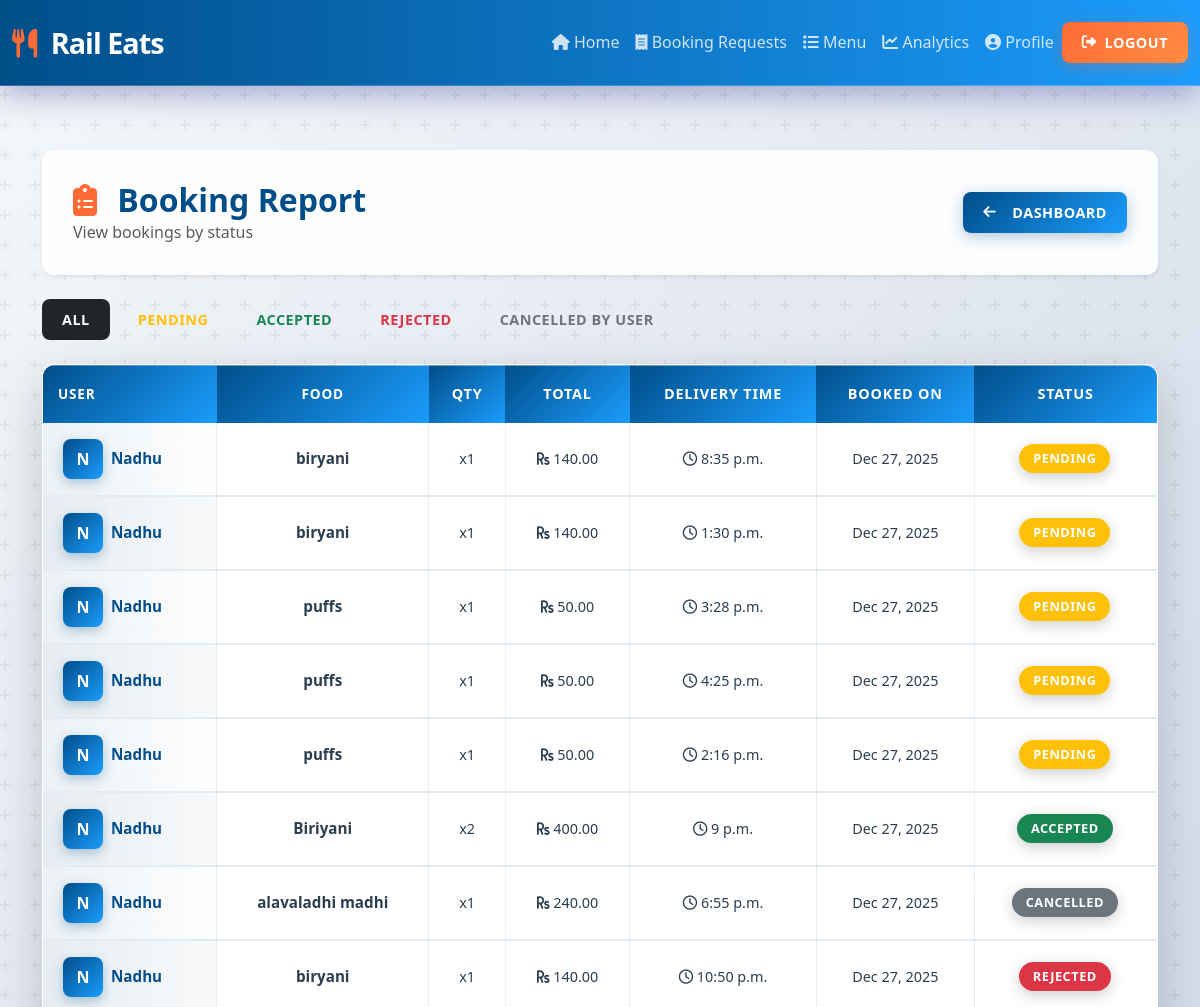
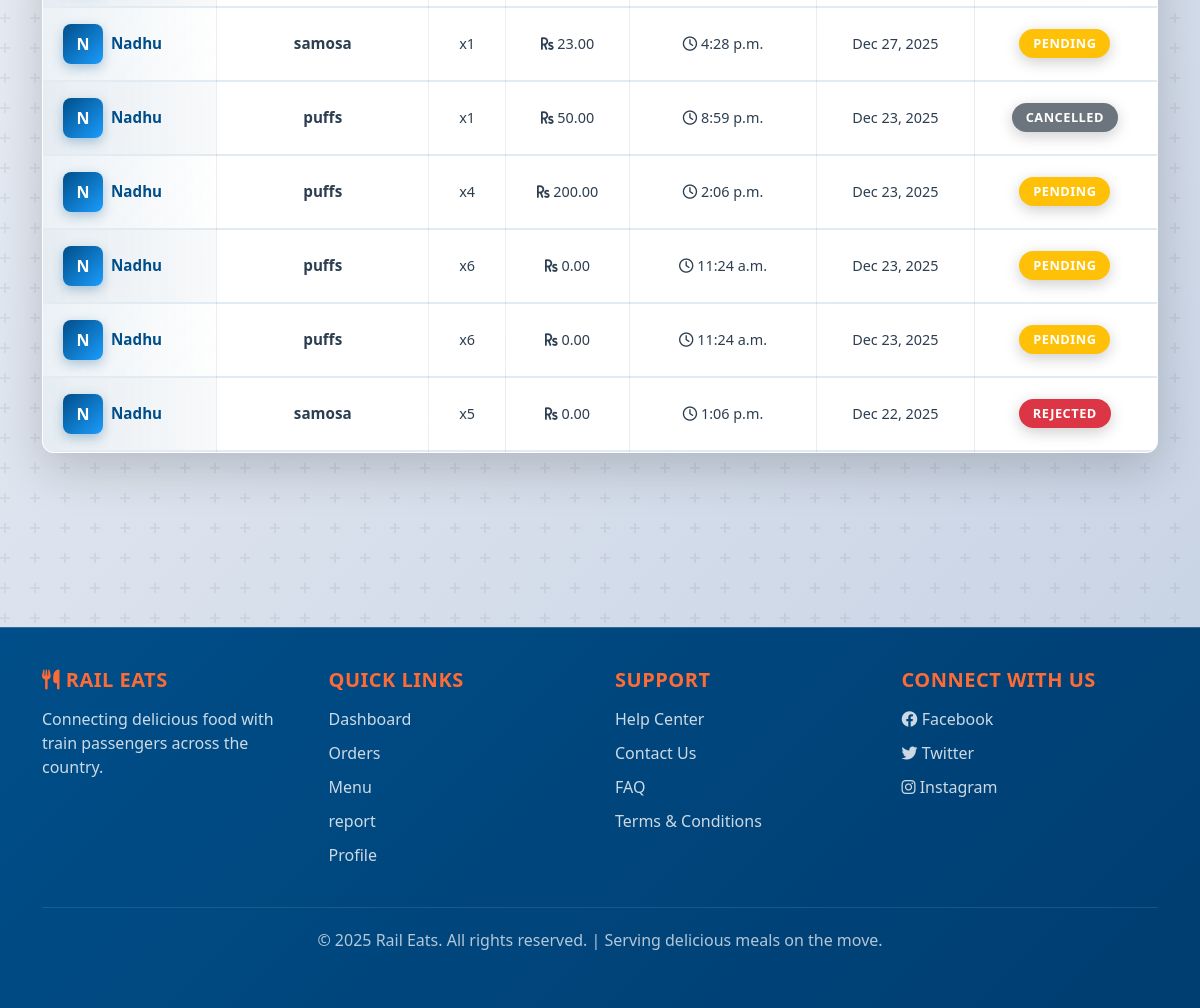
The app's page /Restaurant/report/ (signed in) with its own data (2 pictures, top to bottom).
### User/models.py (models this page shows, shortened)
class tbl_booking(models.Model):
    user = models.ForeignKey(tbl_user, on_delete=models.CASCADE)
    restaurant = models.ForeignKey(tbl_restaurant, on_delete=models.CASCADE)
    food = models.ForeignKey(tbl_food, on_delete=models.CASCADE)
    quantity = models.IntegerField()
    price = models.DecimalField(
        max_digits=8,
        decimal_places=2
    )  # ✅ price per item at booking time
    delivery_time = models.TimeField()
    booking_date = models.DateTimeField(auto_now_add=True)
    status = models.IntegerField(default=0)

### Guest/models.py (models this page shows, shortened)
class tbl_user(models.Model):
    user_name = models.CharField(max_length=100)
    user_email = models.EmailField(unique=True)
    user_phone = models.CharField(max_length=15)
    user_password = models.CharField(max_length=255)
    status = models.IntegerField(default=1)
    created_at = models.DateTimeField(auto_now_add=True)

### Restaurant/models.py (models this page shows, shortened)
class tbl_food(models.Model):
    restaurant = models.ForeignKey(
        tbl_restaurant,
        on_delete=models.CASCADE,
        related_name='foods'
    )
    food_name = models.CharField(max_length=100)
    category = models.CharField(max_length=50)   # Veg / Non-Veg
    price = models.DecimalField(max_digits=6, decimal_places=2)
    description = models.TextField(blank=True)
    is_available = models.BooleanField(default=True)
    created_at = models.DateTimeField(auto_now_add=True)

### Restaurant/views.py (the view)
# urls.py: path('report/', views.report, name='report'),
def report(request):
    if not request.session.get('rid'):
        return redirect('wguest:login')
    status_filter = request.GET.get('status')
    bookings = tbl_booking.objects.filter(
        restaurant_id=request.session['rid']
    ).select_related('user', 'food').order_by('-booking_date')
    if status_filter == 'accepted':
        bookings = bookings.filter(status=1)
    elif status_filter == 'rejected':
        bookings = bookings.filter(status=2)
    elif status_filter == 'cancelled':
        bookings = bookings.filter(status=3)
    elif status_filter == 'pending':
        bookings = bookings.filter(status=0)
    return render(request, 'Restaurant/report.html', {
        'bookings': bookings,
        'status_filter': status_filter
    })

### Restaurant/Templates/Restaurant/report.html (shortened to what this page needs)
{% extends 'Restaurant/header.html' %}
{% block content %}
<div class="container py-4">
    <div class="page-header d-flex justify-content-between align-items-center mb-4 shadow-sm">
        <div>
            <h2 class="page-title mb-0">
                <i class="fas fa-clipboard-list"></i> Booking Report
            </h2>
            <p class="page-subtitle text-muted">
                View bookings by status
            </p>
        </div>
        <a href="{% url 'wrestauarant:homepage' %}" class="btn btn-primary">
            <i class="fas fa-arrow-left me-2"></i>Dashboard
        </a>
    </div>
    <div class="mb-4 d-flex gap-2 flex-wrap">
        <a href="{% url 'wrestauarant:report' %}"
           class="btn btn-outline-dark {% if not status_filter %}active{% endif %}">
            All
        </a>
        <a href="{% url 'wrestauarant:report' %}?status=pending"
           class="btn btn-outline-warning {% if status_filter == 'pending' %}active{% endif %}">
            Pending
        </a>
        <a href="{% url 'wrestauarant:report' %}?status=accepted"
           class="btn btn-outline-success {% if status_filter == 'accepted' %}active{% endif %}">
            Accepted
        </a>
        <a href="{% url 'wrestauarant:report' %}?status=rejected"
           class="btn btn-outline-danger {% if status_filter == 'rejected' %}active{% endif %}">
            Rejected
        </a>
        <a href="{% url 'wrestauarant:report' %}?status=cancelled"
           class="btn btn-outline-secondary {% if status_filter == 'cancelled' %}active{% endif %}">
            Cancelled by User
        </a>
    </div>
    <div class="table-container shadow-lg animate__animated animate__fadeIn">
        <div class="table-responsive">
            <table class="table table-hover align-middle">
                <thead>
                    <tr>
                        <th>User</th>
                        <th>Food</th>
                        <th>Qty</th>
                        <th>Total</th>
                        <th>Delivery Time</th>
                        <th>Booked On</th>
                        <th>Status</th>
                    </tr>
                </thead>
                <tbody>
                    {% for b in bookings %}
                    <tr>
                        <td>
                            <div class="d-flex align-items-center gap-2">
                                <div class="user-avatar">
                                    {{ b.user.user_name|slice:":1"|upper }}
                                </div>
                                <div>
                                    <strong>{{ b.user.user_name }}</strong>
                                </div>
                            </div>
                        </td>
                        <td class="fw-semibold">{{ b.food.food_name }}</td>
                        <td>x{{ b.quantity }}</td>
                        <td>
                            <i class="fas fa-rupee-sign"></i>
                            {{ b.price }}
                        </td>
                        <td>
                            <i class="far fa-clock"></i>
                            {{ b.delivery_time }}
                        </td>
                        <td>
                            {{ b.booking_date|date:"M d, Y" }}
                        </td>
                        <td>
                            {% if b.status == 0 %}
                                <span class="badge bg-warning">Pending</span>
                            {% elif b.status == 1 %}
                                <span class="badge bg-success">Accepted</span>
                            {% elif b.status == 2 %}
                                <span class="badge bg-danger">Rejected</span>
                            {% elif b.status == 3 %}
                                <span class="badge bg-secondary">Cancelled</span>
                            {% endif %}
                        </td>
                    </tr>
                    {% endfor %}
                </tbody>
            </table>
        </div>
    </div>
</div>
{% endblock %}

### records on screen
tbl_booking: user.user_name "N", user.user_name "Nadhu", food.food_name "biryani", quantity "1", price "140.00", delivery_time "8:35 p.m.", booking_date "Dec 27, 2025", status "PENDING"
tbl_booking: user.user_name "N", user.user_name "Nadhu", food.food_name "biryani", quantity "1", price "140.00", delivery_time "1:30 p.m.", booking_date "Dec 27, 2025", status "PENDING"
tbl_booking: user.user_name "N", user.user_name "Nadhu", food.food_name "puffs", quantity "1", price "50.00", delivery_time "3:28 p.m.", booking_date "Dec 27, 2025", status "PENDING"
tbl_booking: user.user_name "N", user.user_name "Nadhu", food.food_name "puffs", quantity "1", price "50.00", delivery_time "4:25 p.m.", booking_date "Dec 27, 2025", status "PENDING"
tbl_booking: user.user_name "N", user.user_name "Nadhu", food.food_name "puffs", quantity "1", price "50.00", delivery_time "2:16 p.m.", booking_date "Dec 27, 2025", status "PENDING"
tbl_booking: user.user_name "N", user.user_name "Nadhu", food.food_name "Biriyani", quantity "2", price "400.00", delivery_time "9 p.m.", booking_date "Dec 27, 2025", status "ACCEPTED"
tbl_booking: user.user_name "N", user.user_name "Nadhu", food.food_name "alavaladhi madhi", quantity "1", price "240.00", delivery_time "6:55 p.m.", booking_date "Dec 27, 2025", status "CANCELLED"
tbl_booking: user.user_name "N", user.user_name "Nadhu", food.food_name "biryani", quantity "1", price "140.00", delivery_time "10:50 p.m.", booking_date "Dec 27, 2025", status "REJECTED"
tbl_booking: user.user_name "N", user.user_name "Nadhu", food.food_name "samosa", quantity "1", price "23.00", delivery_time "4:28 p.m.", booking_date "Dec 27, 2025", status "PENDING"
tbl_booking: user.user_name "N", user.user_name "Nadhu", food.food_name "puffs", quantity "1", price "50.00", delivery_time "8:59 p.m.", booking_date "Dec 23, 2025", status "CANCELLED"
tbl_booking: user.user_name "N", user.user_name "Nadhu", food.food_name "puffs", quantity "4", price "200.00", delivery_time "2:06 p.m.", booking_date "Dec 23, 2025", status "PENDING"
tbl_booking: user.user_name "N", user.user_name "Nadhu", food.food_name "puffs", quantity "6", price "0.00", delivery_time "11:24 a.m.", booking_date "Dec 23, 2025", status "PENDING"
tbl_booking: user.user_name "N", user.user_name "Nadhu", food.food_name "puffs", quantity "6", price "0.00", delivery_time "11:24 a.m.", booking_date "Dec 23, 2025", status "PENDING"
tbl_booking: user.user_name "N", user.user_name "Nadhu", food.food_name "samosa", quantity "5", price "0.00", delivery_time "1:06 p.m.", booking_date "Dec 22, 2025", status "REJECTED"
